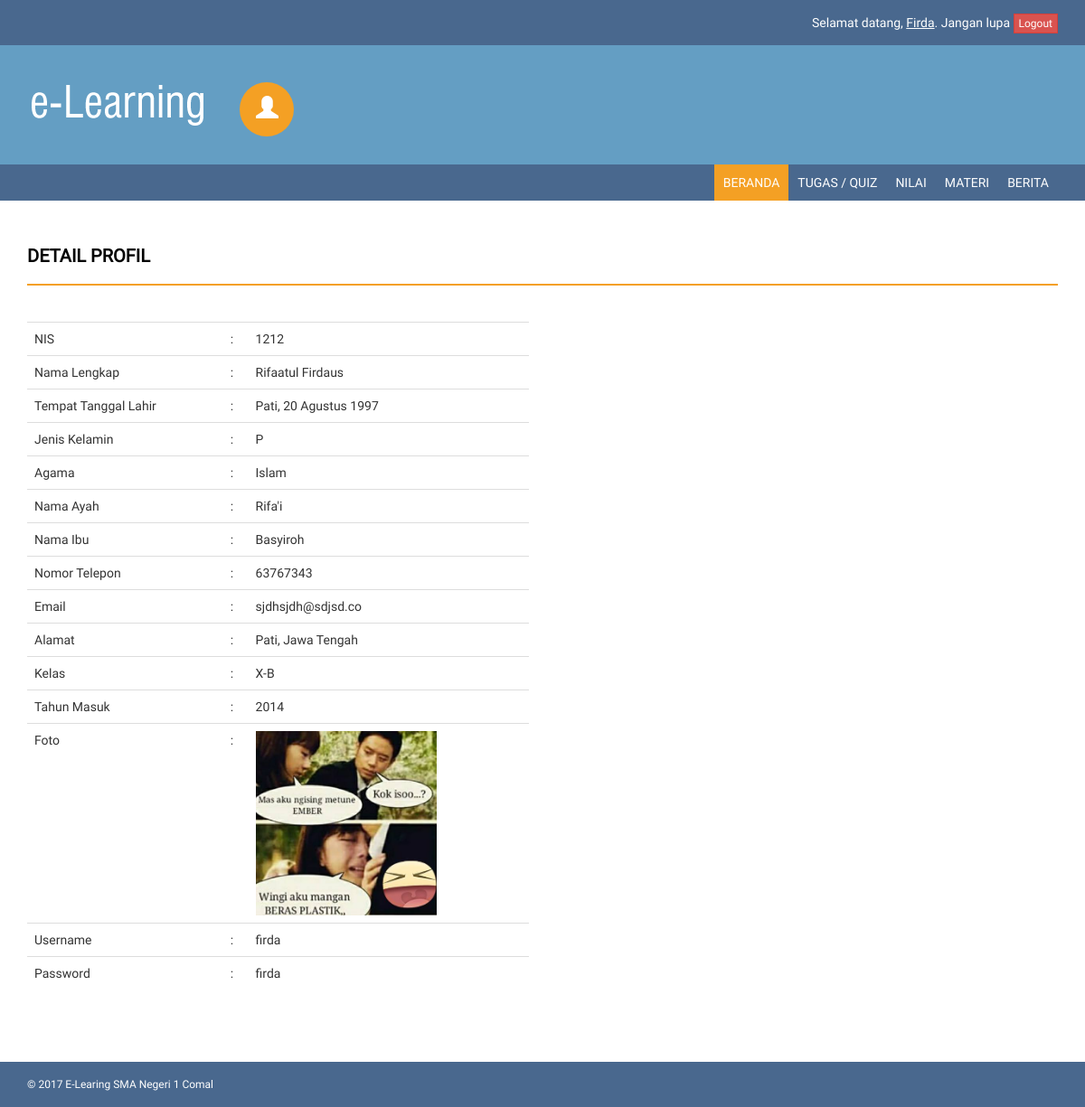
The app's page /?hal=detailprofil (signed in) with its own data.
### tables this page shows
CREATE TABLE IF NOT EXISTS `tb_siswa` (
  `id_siswa` int(11) NOT NULL AUTO_INCREMENT,
  `nis` varchar(20) NOT NULL,
  `nama_lengkap` varchar(50) NOT NULL,
  `tempat_lahir` varchar(20) NOT NULL,
  `tgl_lahir` date NOT NULL,
  `jenis_kelamin` enum('L','P') NOT NULL,
  `agama` varchar(20) NOT NULL,
  `nama_ayah` varchar(50) NOT NULL,
  `nama_ibu` varchar(50) NOT NULL,
  `no_telp` varchar(15) NOT NULL,
  `email` varchar(100) NOT NULL,
  `alamat` text NOT NULL,
  `id_kelas` varchar(5) NOT NULL,
  `thn_masuk` int(5) NOT NULL,
  `foto` varchar(100) NOT NULL,
  `username` varchar(40) NOT NULL,
  `password` varchar(40) NOT NULL,
  `pass` varchar(40) NOT NULL,
  `status` enum('aktif','tidak aktif') NOT NULL,
  PRIMARY KEY (`id_siswa`)
);

CREATE TABLE IF NOT EXISTS `tb_kelas` (
  `id_kelas` int(11) NOT NULL AUTO_INCREMENT,
  `nama_kelas` varchar(50) NOT NULL,
  `ruang` varchar(20) NOT NULL,
  `wali_kelas` int(5) NOT NULL,
  `ketua_kelas` int(5) NOT NULL,
  PRIMARY KEY (`id_kelas`)
);

### +koneksi.php (called while the page is built, shortened)
<?php
function tgl_indo($tgl) {
	$tanggal = substr($tgl,8,2);
	$bulan = getBulan(substr($tgl,5,2));
	$tahun = substr($tgl,0,4);
	return $tanggal.' '.$bulan.' '.$tahun;
}
function getBulan($bln){
	switch ($bln){
		case 8:
			return "Agustus";
			break;
	}
}
?>

### inc/beranda.php (the view)
<?php
$sql_siswa = mysqli_query($db, "SELECT * FROM tb_siswa JOIN tb_kelas ON tb_siswa.id_kelas = tb_kelas.id_kelas WHERE id_siswa = '$_SESSION[siswa]'") or die ($db->error);
$data = mysqli_fetch_array($sql_siswa);
if(@$_GET['hal'] == '') { ?>
    <div class="row">
        <div class="col-md-12">
            <h4 class="page-head-line">Beranda</h4>
        </div>
    </div>
    <div class="row">
        <div class="col-md-12">
            <div class="alert alert-success">
                Hai, <?php echo $data_terlogin['nama_lengkap']; ?>.<br />
                Selamat datang di e-learning SMA Negeri 1 Comal.<br />
                Silahkan pilih menu sesuai kebutuhan Anda, jika ada yang kurang jelas silahkan bertanya kepada administrator atau guru yang bersangkutan.
            </div>
        </div>
    </div>
<?php
} else if(@$_GET['hal'] == 'detailprofil') { ?>
    <div class="row">
        <div class="col-md-12">
            <h4 class="page-head-line">Detail Profil</h4>
        </div>
    </div>
    <div class="row">
        <div class="col-md-6">
            <div class="table-responsive">
                <table class="table">
                    <tr>
                        <td>NIS</td>
                        <td>:</td>
                        <td><?php echo $data['nis']; ?></td>
                    </tr>
                    <tr>
                        <td>Nama Lengkap</td>
                        <td>:</td>
                        <td><?php echo $data['nama_lengkap']; ?></td>
                    </tr>
                    <tr>
                        <td>Tempat Tanggal Lahir</td>
                        <td>:</td>
                        <td><?php echo $data['tempat_lahir'].", ".tgl_indo($data['tgl_lahir']); ?></td>
                    </tr>
                    <tr>
                        <td>Jenis Kelamin</td>
                        <td>:</td>
                        <td><?php echo $data['jenis_kelamin']; ?></td>
                    </tr>
                    <tr>
                        <td>Agama</td>
                        <td>:</td>
                        <td><?php echo $data['agama']; ?></td>
                    </tr>
                    <tr>
                        <td>Nama Ayah</td>
                        <td>:</td>
                        <td><?php echo $data['nama_ayah']; ?></td>
                    </tr>
                    <tr>
                        <td>Nama Ibu</td>
                        <td>:</td>
                        <td><?php echo $data['nama_ibu']; ?></td>
                    </tr>
                    <tr>
                        <td>Nomor Telepon</td>
                        <td>:</td>
                        <td><?php echo $data['no_telp']; ?></td>
                    </tr>
                    <tr>
                        <td>Email</td>
                        <td>:</td>
                        <td><?php echo $data['email']; ?></td>
                    </tr>
                    <tr>
                        <td>Alamat</td>
                        <td>:</td>
                        <td><?php echo $data['alamat']; ?></td>
                    </tr>
                    <tr>
                        <td>Kelas</td>
                        <td>:</td>
                        <td><?php echo $data['nama_kelas']; ?></td>
                    </tr>
                    <tr>
                        <td>Tahun Masuk</td>
                        <td>:</td>
                        <td><?php echo $data['thn_masuk']; ?></td>
                    </tr>
                    <tr>
                        <td>Foto</td>
                        <td>:</td>
                        <td><img src="./img/foto_siswa/<?php echo $data['foto']; ?>" width="200px" /></td>
                    </tr>
                    <tr>
                        <td>Username</td>
                        <td>:</td>
                        <td><?php echo $data['username']; ?></td>
                    </tr>
                    <tr>
                        <td>Password</td>
                        <td>:</td>
                        <td><?php echo $data['pass']; ?></td>
                    </tr>
                </table>
            </div>
        </div>
    </div>
    <?php
} else if(@$_GET['hal'] == 'editprofil') { ?>
    <div class="row">
        <div class="col-md-12">
            <h4 class="page-head-line">Edit Profil</h4>
        </div>
    </div>
    <div class="row">
        <div class="col-md-6">
            <form method="post" enctype="multipart/form-data">
                NIS* :<input type="text" name="nis" value="<?php echo $data['nis']; ?>" class="form-control" required />
                Nama Lengkap* : <input type="text" name="nama_lengkap" value="<?php echo $data['nama_lengkap']; ?>" class="form-control" required />
                Tempat Lahir* : <input type="text" name="tempat_lahir" value="<?php echo $data['tempat_lahir']; ?>" class="form-control" required />
                Tanggal Lahir* : <input type="date" name="tgl_lahir" value="<?php echo $data['tgl_lahir']; ?>" class="form-control" required />
                Jenis Kelamin* :
                <select name="jenis_kelamin" class="form-control" required>
                    <option value="L">Laki-laki</option>
                    <option value="P" <?php if($data['jenis_kelamin'] == 'P') { echo "selected"; } ?>>Perempuan</option>
                </select>
                Agama* :
                <select name="agama" class="form-control" required>
                    <option value="Islam">Islam</option>
                    <option value="Kristen" <?php if($data['agama'] == 'Kristen') { echo "selected"; } ?>>Kristen</option>
                    <option value="Katholik" <?php if($data['agama'] == 'Katholik') { echo "selected"; } ?>>Katholik</option>
                    <option value="Hindu" <?php if($data['agama'] == 'Hindu') { echo "selected"; } ?>>Hindu</option>
                    <option value="Budha" <?php if($data['agama'] == 'Budha') { echo "selected"; } ?>>Budha</option>
                    <option value="Konghucu" <?php if($data['agama'] == 'Konghucu') { echo "selected"; } ?>>Konghucu</option>
                </select>
                Nama Ayah* : <input type="text" name="nama_ayah" value="<?php echo $data['nama_ayah']; ?>" class="form-control" required />
                Nama Ibu* : <input type="text" name="nama_ibu" value="<?php echo $data['nama_ibu']; ?>" class="form-control" required />
                Nomor Telepon : <input type="text" name="no_telp" value="<?php echo $data['no_telp']; ?>" class="form-control" />
                Email : <input type="email" name="email" value="<?php echo $data['email']; ?>" class="form-control" />
                Alamat* : <textarea name="alamat" class="form-control" rows="3" required><?php echo $data['alamat']; ?></textarea>
                Kelas* :
                <select name="kelas" class="form-control" required>
                    <option value="<?php echo $data['id_kelas']; ?>"><?php echo $data['nama_kelas']; ?></option>
                    <option value="">- Pilih -</option>
                    <?php
                    $sql_kelas = mysqli_query($db, "SELECT * from tb_kelas") or die ($db->error);
                    while($data_kelas = mysqli_fetch_array($sql_kelas)) {
                        echo '<option value="'.$data_kelas['id_kelas'].'">'.$data_kelas['nama_kelas'].'</option>';
                    } ?>
                </select>
                Tahun Masuk* :
                <select name="thn_masuk" class="form-control" required>
                    <option value="<?php echo $data['thn_masuk']; ?>"><?php echo $data['thn_masuk']; ?></option>
                    <option value="">- Pilih -</option>
                    <?php
                    for ($i = 2020; $i >= 2000; $i--) {
                        echo '<option value="'.$i.'">'.$i.'</option>';
                    } ?>
                </select>
                Foto : <br /><img src="./img/foto_siswa/<?php echo $data['foto']; ?>" width="150px" style="margin-bottom:5px;" /><input type="file" name="gambar" class="form-control" />
                Username* : <input type="text" name="user" value="<?php echo $data['username']; ?>" class="form-control" required />
                Password* : <input type="text" name="pass" value="<?php echo $data['pass']; ?>" class="form-control" required />
                <hr />
                <input type="submit" name="simpan" value="Simpan" class="btn btn-info" />
                <input type="reset" class="btn btn-danger" />
            </form>
            <?php
            if(@$_POST['simpan']) {
                $nis = @mysqli_real_escape_string($db, $_POST['nis']);
                $nama_lengkap = @mysqli_real_escape_string($db, $_POST['nama_lengkap']);
                $tempat_lahir = @mysqli_real_escape_string($db, $_POST['tempat_lahir']);
                $tgl_lahir = @mysqli_real_escape_string($db, $_POST['tgl_lahir']);
                $jenis_kelamin = @mysqli_real_escape_string($db, $_POST['jenis_kelamin']);
                $agama = @mysqli_real_escape_string($db, $_POST['agama']);
                $nama_ayah = @mysqli_real_escape_string($db, $_POST['nama_ayah']);
                $nama_ibu = @mysqli_real_escape_string($db, $_POST['nama_ibu']);
                $no_telp = @mysqli_real_escape_string($db, $_POST['no_telp']);
                $email = @mysqli_real_escape_string($db, $_POST['email']);
                $alamat = @mysqli_real_escape_string($db, $_POST['alamat']);
                $kelas = @mysqli_real_escape_string($db, $_POST['kelas']);
                $thn_masuk = @mysqli_real_escape_string($db, $_POST['thn_masuk']);
                $user = @mysqli_real_escape_string($db, $_POST['user']);
                $pass = @mysqli_real_escape_string($db, $_POST['pass']);
                $sumber = @$_FILES['gambar']['tmp_name'];
                $target = 'img/foto_siswa/';
                $nama_gambar = @$_FILES['gambar']['name'];
                if($nama_gambar == '') {
                    mysqli_query($db, "UPDATE tb_siswa SET nis = '$nis', nama_lengkap = '$nama_lengkap', tempat_lahir = '$tempat_lahir', tgl_lahir = '$tgl_lahir', jenis_kelamin = '$jenis_kelamin', agama = '$agama', nama_ayah = '$nama_ayah', nama_ibu = '$nama_ibu', no_telp = '$no_telp', email = '$email', alamat = '$alamat', id_kelas = '$kelas', thn_masuk = '$thn_masuk', username = '$user', password = md5('$pass'), pass = '$pass' WHERE id_siswa = '$_SESSION[siswa]'") or die ($db->error);
                    echo '<script>window.location="?hal=detailprofil";</script>';
                } else {
                    if(move_uploaded_file($sumber, $target.$nama_gambar)) {
                        mysqli_query($db, "UPDATE tb_siswa SET nis = '$nis', nama_lengkap = '$nama_lengkap', tempat_lahir = '$tempat_lahir', tgl_lahir = '$tgl_lahir', jenis_kelamin = '$jenis_kelamin', agama = '$agama', nama_ayah = '$nama_ayah', nama_ibu = '$nama_ibu', no_telp = '$no_telp', email = '$email', alamat = '$alamat', id_kelas = '$kelas', thn_masuk = '$thn_masuk', foto = '$nama_gambar', username = '$user', password = md5('$pass'), pass = '$pass' WHERE id_siswa = '$_SESSION[siswa]'") or die ($db->error);
                        echo '<script>window.location="?hal=detailprofil";</script>';
                    } else {
                        echo '<script>alert("Gagal mengedit info profil, foto gagal diupload, coba lagi!");</script>';
                    }
                }
            }
            ?>
        </div>
    </div>
<?php
} ?>

### index.php (shortened to what this page needs)
<?php
include "+koneksi.php";
if(!@$_SESSION['siswa']) {
    if(@$_GET['hal'] == 'daftar') {
        include "register.php";
    } else {
        include "login.php";
    }
} else { ?>
<!DOCTYPE html>
<html>
<head>
    <link href="style/assets/css/bootstrap.css" rel="stylesheet" />
    <link href="style/assets/css/font-awesome.css" rel="stylesheet" />
    <link href="style/assets/css/style.css" rel="stylesheet" />
</head>
<body>
<?php
$sql_terlogin = mysqli_query($db, "SELECT * FROM tb_siswa JOIN tb_kelas ON tb_siswa.id_siswa = '$_SESSION[siswa]' AND tb_kelas.id_kelas = tb_siswa.id_kelas") or die ($db->error);
$data_terlogin = mysqli_fetch_array($sql_terlogin);
?>
    <header>
        <div class="container">
            <div class="row">
                <div class="col-md-12">
                    Selamat datang, <u><?php echo ucfirst($data_terlogin['username']); ?></u>. Jangan lupa <a href="inc/logout.php?sesi=siswa" class="btn btn-xs btn-danger">Logout</a>
                </div>
            </div>
        </div>
    </header>
    <div class="navbar navbar-inverse set-radius-zero">
        <div class="container">
            <div class="navbar-header">
                <a class="navbar-brand" href="./">
                    <img src="style/assets/img/logo.png" />
                </a>
            </div>
            <div class="left-div">
                <div class="user-settings-wrapper">
                    <ul class="nav">
                        <li class="dropdown">
                            <a class="dropdown-toggle" data-toggle="dropdown" href="#" aria-expanded="false">
                                <span class="glyphicon glyphicon-user" style="font-size: 25px;"></span>
                            </a>
                        </li>
                    </ul>
                </div>
            </div>
        </div>
    </div>
    <section class="menu-section">
        <div class="container">
            <div class="row">
                <div class="col-md-12">
                    <div class="navbar-collapse collapse ">
                        <ul id="menu-top" class="nav navbar-nav navbar-right">
                            <li><a <?php if(@$_GET['page'] == '') { echo 'class="menu-top-active"'; } ?> href="./">Beranda</a></li>
                            <li><a <?php if(@$_GET['page'] == 'quiz') { echo 'class="menu-top-active"'; } ?> href="?page=quiz">Tugas / Quiz</a></li>
                            <li><a <?php if(@$_GET['page'] == 'nilai') { echo 'class="menu-top-active"'; } ?> href="?page=nilai">Nilai</a></li>
                            <li><a <?php if(@$_GET['page'] == 'materi') { echo 'class="menu-top-active"'; } ?> href="?page=materi">Materi</a></li>
                            <li><a <?php if(@$_GET['page'] == 'berita') { echo 'class="menu-top-active"'; } ?> href="?page=berita">Berita</a></li>
                        </ul>
                    </div>
                </div>
            </div>
        </div>
    </section>
    <div class="content-wrapper">
        <div class="container" id="wadah">
        <?php
        if(@$_GET['page'] == '') {
            include "inc/beranda.php";
        } else if(@$_GET['page'] == 'quiz') {
            include "inc/quiz.php";
        } else if(@$_GET['page'] == 'nilai') {
            include "inc/nilai.php";
        } else if(@$_GET['page'] == 'materi') {
            include "inc/materi.php";
        } else if(@$_GET['page'] == 'berita') {
            include "inc/berita.php";
        } ?>
        </div>
    </div>
    <footer>
        <div class="container">
            <div class="row">
                <div class="col-md-12">
                    &copy; 2017 E-Learing SMA Negeri 1 Comal
                </div>
            </div>
        </div>
    </footer>
</body>
</html>
<?php
}
?>

### records on screen
tb_siswa: username "Firda", nis "1212", nama_lengkap "Rifaatul Firdaus", tempat_lahir "Pati", tgl_lahir "20 Agustus 1997", jenis_kelamin "P", agama "Islam", nama_ayah "Rifa'i", nama_ibu "Basyiroh", no_telp "63767343", email "sjdhsjdh@sdjsd.co", alamat "Pati, Jawa Tengah", id_kelas.nama_kelas "X-B", thn_masuk "2014", foto (picture), username "firda", pass "firda"
